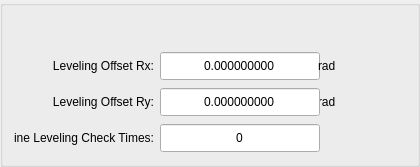
            <widget class="ISTAR::GUI::GroupBox" name="gb_levelSet">
             <property name="minimumSize">
              <size>
               <width>420</width>
               <height>0</height>
              </size>
             </property>
             <property name="maximumSize">
              <size>
               <width>420</width>
               <height>16777215</height>
              </size>
             </property>
             <property name="styleSheet">
              <string notr="true"/>
             </property>
             <layout class="QGridLayout" name="gridLayout_11">
              <property name="topMargin">
               <number>45</number>
              </property>
              <property name="rightMargin">
               <number>9</number>
              </property>
              <property name="spacing">
               <number>6</number>
              </property>
              <item row="2" column="1">
               <widget class="QDoubleSpinBox" name="dsb_checkFineLevelTimes">
                <property name="minimumSize">
                 <size>
                  <width>160</width>
                  <height>30</height>
                 </size>
                </property>
                <property name="maximumSize">
                 <size>
                  <width>160</width>
                  <height>30</height>
                 </size>
                </property>
                <property name="alignment">
                 <set>Qt::AlignCenter</set>
                </property>
                <property name="buttonSymbols">
                 <enum>QAbstractSpinBox::NoButtons</enum>
                </property>
                <property name="decimals">
                 <number>0</number>
                </property>
                <property name="minimum">
                 <double>0.000000000000000</double>
                </property>
                <property name="maximum">
                 <double>9999.000000000000000</double>
                </property>
               </widget>
              </item>
              <item row="1" column="2">
               <widget class="QLabel" name="label_29">
                <property name="minimumSize">
                 <size>
                  <width>90</width>
                  <height>30</height>
                 </size>
                </property>
                <property name="maximumSize">
                 <size>
                  <width>90</width>
                  <height>30</height>
                 </size>
                </property>
                <property name="text">
                 <string>rad</string>
                </property>
               </widget>
              </item>
              <item row="1" column="1">
               <widget class="QDoubleSpinBox" name="dsb_levelOffsetRy">
                <property name="minimumSize">
                 <size>
                  <width>160</width>
                  <height>30</height>
                 </size>
                </property>
                <property name="maximumSize">
                 <size>
                  <width>160</width>
                  <height>30</height>
                 </size>
                </property>
                <property name="alignment">
                 <set>Qt::AlignCenter</set>
                </property>
                <property name="buttonSymbols">
                 <enum>QAbstractSpinBox::NoButtons</enum>
                </property>
                <property name="decimals">
                 <number>9</number>
                </property>
                <property name="minimum">
                 <double>-9999.000000000000000</double>
                </property>
                <property name="maximum">
                 <double>9999.000000000000000</double>
                </property>
               </widget>
              </item>
              <item row="2" column="0">
               <widget class="QLabel" name="label">
                <property name="maximumSize">
                 <size>
                  <width>140</width>
                  <height>16777215</height>
                 </size>
                </property>
                <property name="text">
                 <string>Fine Leveling Check Times:</string>
                </property>
                <property name="alignment">
                 <set>Qt::AlignRight|Qt::AlignTrailing|Qt::AlignVCenter</set>
                </property>
               </widget>
              </item>
              <item row="0" column="1">
               <widget class="QDoubleSpinBox" name="dsb_levelOffsetRx">
                <property name="minimumSize">
                 <size>
                  <width>160</width>
                  <height>30</height>
                 </size>
                </property>
                <property name="maximumSize">
                 <size>
                  <width>16777215</width>
                  <height>30</height>
                 </size>
                </property>
                <property name="alignment">
                 <set>Qt::AlignCenter</set>
                </property>
                <property name="buttonSymbols">
                 <enum>QAbstractSpinBox::NoButtons</enum>
                </property>
                <property name="decimals">
                 <number>9</number>
                </property>
                <property name="minimum">
                 <double>-9999.000000000000000</double>
                </property>
                <property name="maximum">
                 <double>999.999000000000024</double>
                </property>
               </widget>
              </item>
              <item row="0" column="0">
               <widget class="QLabel" name="label_27">
                <property name="minimumSize">
                 <size>
                  <width>120</width>
                  <height>30</height>
                 </size>
                </property>
                <property name="maximumSize">
                 <size>
                  <width>140</width>
                  <height>30</height>
                 </size>
                </property>
                <property name="text">
                 <string>Leveling Offset Rx:</string>
                </property>
                <property name="alignment">
                 <set>Qt::AlignRight|Qt::AlignTrailing|Qt::AlignVCenter</set>
                </property>
               </widget>
              </item>
              <item row="1" column="0">
               <widget class="QLabel" name="label_28">
                <property name="minimumSize">
                 <size>
                  <width>120</width>
                  <height>30</height>
                 </size>
                </property>
                <property name="maximumSize">
                 <size>
                  <width>140</width>
                  <height>30</height>
                 </size>
                </property>
                <property name="text">
                 <string>Leveling Offset Ry:</string>
                </property>
                <property name="alignment">
                 <set>Qt::AlignRight|Qt::AlignTrailing|Qt::AlignVCenter</set>
                </property>
               </widget>
              </item>
              <item row="0" column="2">
               <widget class="QLabel" name="label_8">
                <property name="minimumSize">
                 <size>
                  <width>78</width>
                  <height>0</height>
                 </size>
                </property>
                <property name="text">
                 <string>rad</string>
                </property>
               </widget>
              </item>
             </layout>
            </widget>
